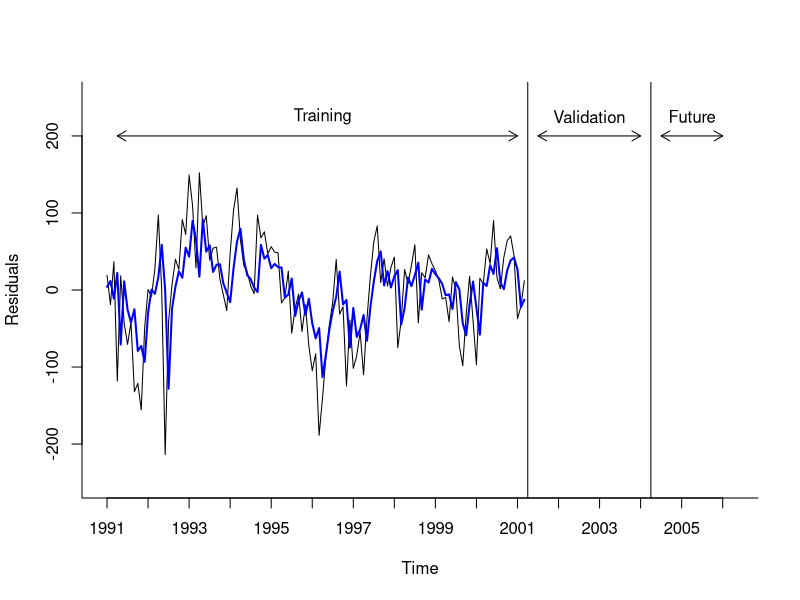
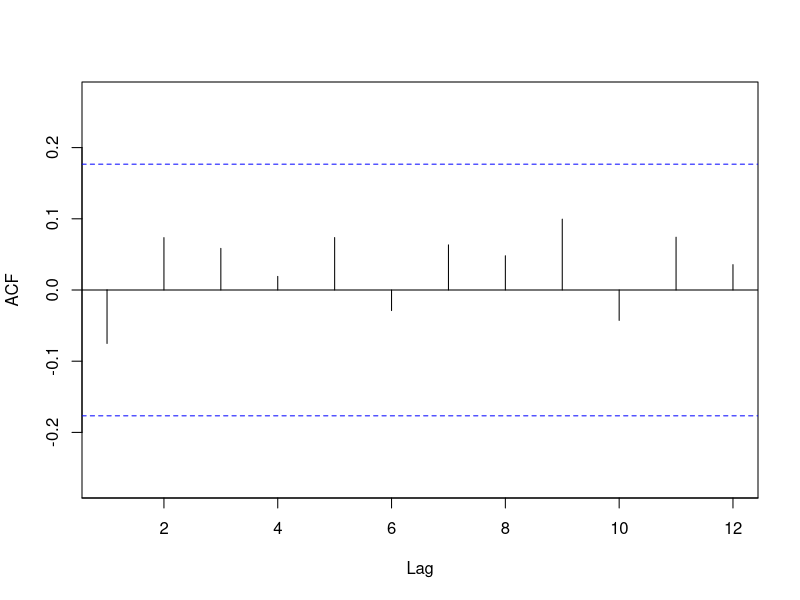

The R script that drew these images, in order:
library(forecast)
library(zoo)

Amtrak.data <- read.csv("Amtrak data.csv")
ridership.ts <- ts(Amtrak.data$Ridership, start = c(1991, 1), end = c(2004, 3), freq = 12)

nValid <- 36
nTrain <- length(ridership.ts) - nValid
train.ts <- window(ridership.ts, start = c(1991, 1), end = c(1991, nTrain))
valid.ts <- window(ridership.ts, start = c(1991, nTrain + 1), end = c(1991, nTrain + nValid))

train.lm.trend.season <- tslm(train.ts ~ trend + I(trend^2) + season)
train.res.arima <- Arima(train.lm.trend.season$residuals, order = c(1,0,0))
train.res.arima.pred <- forecast(train.res.arima, h = nValid)

# Figure 6-13
plot(train.lm.trend.season$residuals, ylim = c(-250, 250),  ylab = "Residuals", 
     xlab = "Time", bty = "l", xaxt = "n", xlim = c(1991,2006.25), main = "")
axis(1, at = seq(1991, 2006, 1), labels = format(seq(1991, 2006, 1)))
lines(train.res.arima.pred$fitted, lwd = 2, col = "blue")
lines(c(2004.25 - 3, 2004.25 - 3), c(-500, 3500))
lines(c(2004.25, 2004.25), c(-500, 3500))
text(1996.25, 225, "Training")
text(2002.75, 225, "Validation")
text(2005.25, 225, "Future")
arrows(2004 - 3, 200, 1991.25, 200, code = 3, length = 0.1, lwd = 1,angle = 30)
arrows(2004.5 - 3, 200, 2004, 200, code = 3, length = 0.1, lwd = 1,angle = 30)
arrows(2004.5, 200, 2006, 200, code = 3, length = 0.1, lwd = 1, angle = 30)
dev.off()

summary(train.res.arima)

# Figure 6-14
Acf(train.res.arima$residuals, lag.max = 12, main = "")
